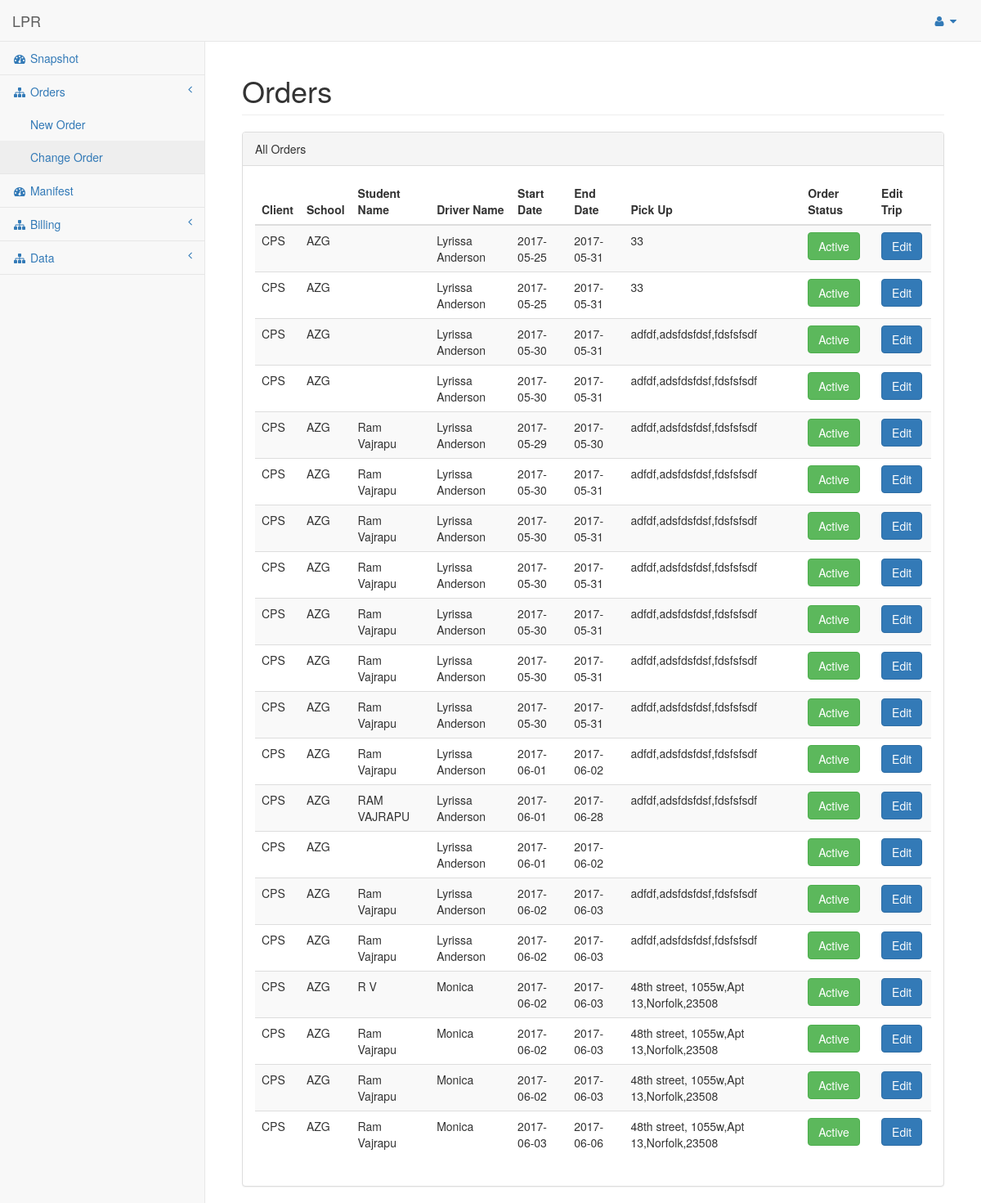
The page /pages/changeorder.php on the database as committed earlier.
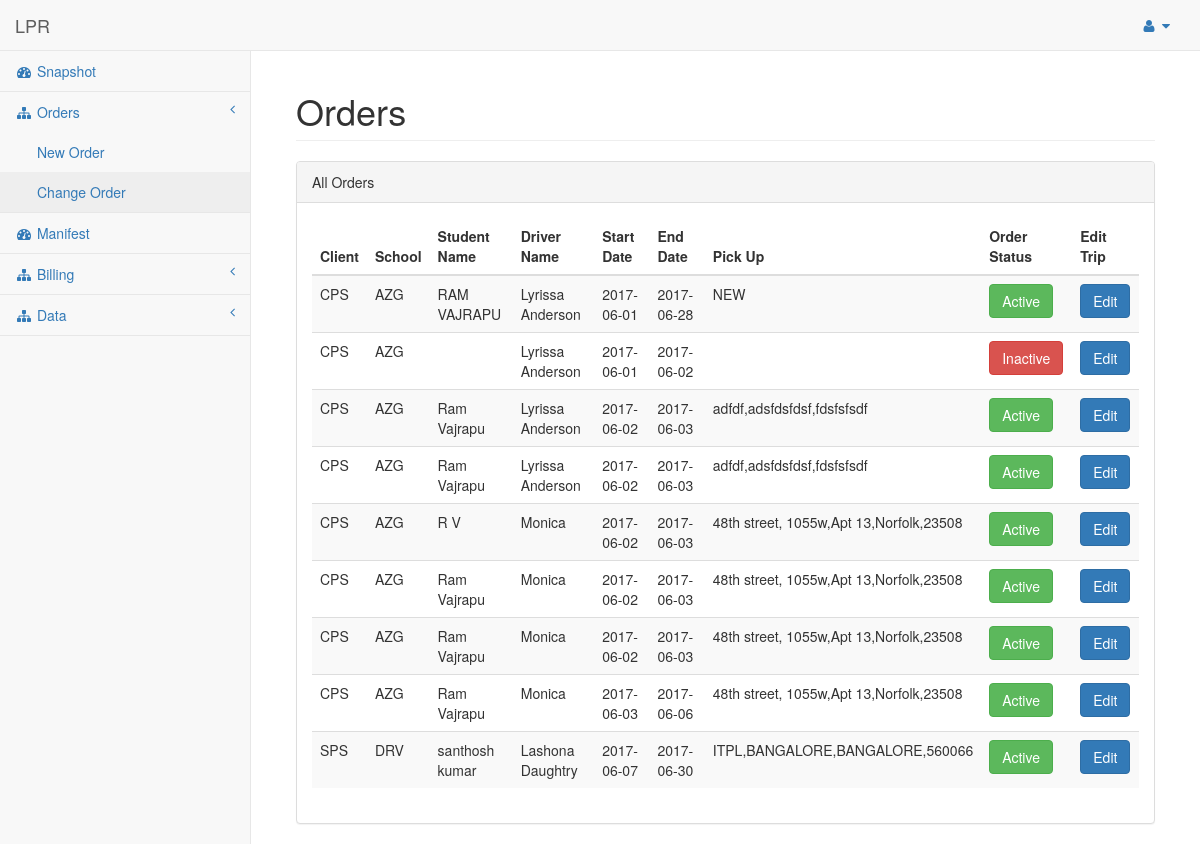
The same page on the database as committed later.
### tables this page shows
CREATE TABLE `lpr_order` (
  `o_id` int(11) NOT NULL,
  `client_id` int(10) NOT NULL,
  `school_id` int(10) NOT NULL,
  `o_startdate` date NOT NULL,
  `o_enddate` date NOT NULL,
  `o_status` varchar(10) NOT NULL,
  `o_ampickloc` varchar(100) DEFAULT NULL,
  `o_ampicktime` time DEFAULT NULL,
  `o_amdroploc` varchar(100) DEFAULT NULL,
  `o_amdroptime` time DEFAULT NULL,
  `o_pmpickloc` varchar(100) DEFAULT NULL,
  `o_pmdroploc` varchar(100) DEFAULT NULL,
  `o_pmpicktime` time DEFAULT NULL,
  `o_days` varchar(50) NOT NULL,
  `o_fd` varchar(10) NOT NULL,
  `o_ra` varchar(10) NOT NULL,
  `o_wc` varchar(10) NOT NULL,
  `o_as` varchar(10) NOT NULL,
  `driver_id` int(10) DEFAULT NULL,
  `o_icomment` varchar(100) NOT NULL,
  `o_dcomment` varchar(100) NOT NULL,
  `o_billable` float NOT NULL,
  `o_reqby` int(11) NOT NULL,
  `o_payable` float NOT NULL,
  `o_tip` float NOT NULL
);

CREATE TABLE `lpr_client` (
  `client_id` int(11) NOT NULL,
  `client_abr` varchar(10) NOT NULL,
  `client_name` varchar(200) NOT NULL,
  `client_street` varchar(200) NOT NULL,
  `client_address` varchar(200) NOT NULL,
  `client_city` varchar(200) NOT NULL,
  `client_state` varchar(100) NOT NULL,
  `client_zip` int(10) NOT NULL,
  `client_country` varchar(50) NOT NULL,
  `client_contact` varchar(20) NOT NULL,
  `zone_id` int(11) NOT NULL
);

CREATE TABLE `lpr_school` (
  `school_id` int(11) NOT NULL,
  `client_id` int(11) NOT NULL,
  `school_name` varchar(100) NOT NULL,
  `school_abr` varchar(10) NOT NULL,
  `school_street` varchar(200) NOT NULL,
  `school_address` varchar(200) NOT NULL,
  `school_city` varchar(50) NOT NULL,
  `school_state` varchar(10) NOT NULL,
  `school_zip` int(20) NOT NULL,
  `school_country` varchar(50) NOT NULL,
  `school_contact_name` varchar(50) DEFAULT NULL,
  `school_contact_no` varchar(20) DEFAULT NULL,
  `school_type` varchar(20) NOT NULL
);

CREATE TABLE `lpr_driver` (
  `driver_id` int(11) NOT NULL,
  `driver_fname` varchar(20) NOT NULL,
  `driver_mname` varchar(20) DEFAULT NULL,
  `driver_lname` varchar(20) NOT NULL,
  `driver_street` varchar(200) DEFAULT NULL,
  `driver_address` varchar(200) DEFAULT NULL,
  `driver_city` varchar(50) DEFAULT NULL,
  `driver_zip` varchar(20) DEFAULT NULL,
  `driver_contact_no` varchar(20) DEFAULT NULL,
  `driver_ssn` varchar(20) DEFAULT NULL,
  `driver_dl_no` varchar(20) DEFAULT NULL,
  `driver_dl_state` varchar(20) DEFAULT NULL,
  `driver_emg_contact` varchar(20) DEFAULT NULL,
  `driver_commision` float DEFAULT NULL,
  `driver_dname` varchar(20) DEFAULT NULL,
  `driver_emg_cname` varchar(20) DEFAULT NULL,
  `driver_emgcontact_relationship` varchar(20) DEFAULT NULL,
  `driver_state` varchar(20) DEFAULT NULL,
  `driver_country` varchar(20) DEFAULT NULL,
  `driver_hiredate` varchar(20) DEFAULT NULL,
  `driver_termdate` varchar(20) DEFAULT NULL,
  `driver_carnumber` varchar(20) DEFAULT NULL,
  `comments` varchar(50) DEFAULT NULL
);

CREATE TABLE `lpr_student` (
  `s_id` int(11) NOT NULL,
  `o_id` int(11) NOT NULL,
  `s_fname` varchar(100) NOT NULL,
  `s_lname` varchar(100) NOT NULL,
  `s_grade` varchar(10) DEFAULT NULL,
  `s_gender` varchar(10) DEFAULT NULL,
  `s_pfname` varchar(50) NOT NULL,
  `s_plname` varchar(50) NOT NULL,
  `s_phone` varchar(20) NOT NULL,
  `s_altphone` varchar(20) DEFAULT NULL,
  `s_street` varchar(50) NOT NULL,
  `s_address` varchar(50) DEFAULT NULL,
  `s_city` varchar(50) NOT NULL,
  `s_state` varchar(20) NOT NULL,
  `s_zip` varchar(10) NOT NULL,
  `s_country` varchar(20) NOT NULL
);

### pages/changeorder.php (the view, shortened to what this page needs)
<?php
include("./includes/db_connection.php");
?>
<?php
include("./includes/htmlheader.php");
include("./includes/nav.php");
?>
<?php
$query =" SELECT * FROM `lpr_order` LEFT JOIN lpr_client ON lpr_order.client_id = lpr_client.client_id LEFT JOIN lpr_school ON lpr_order.school_id = lpr_school.school_id LEFT JOIN lpr_student ON lpr_order.o_id = lpr_student.o_id LEFT JOIN lpr_driver ON lpr_order.driver_id = lpr_driver.driver_id LEFT JOIN (SELECT lpr_billing.o_id,count(lpr_billing.o_id) as zones ,SUM(lpr_billing.amount) as clientbill from lpr_billing GROUP by lpr_billing.o_id) AS bill ON lpr_order.o_id = bill.o_id GROUP by lpr_order.o_id";
$result = mysqli_query($connection, $query);
?>
<div id="page-wrapper">
            <div class="container-fluid">
                <div class="row">
                    <div class="col-lg-12">
                        <h1 class="page-header">Orders</h1>
                        <div class="panel panel-default">
                                <div class="panel-heading">
                                    All Orders
                                </div>
                                <div class="panel-body">
                                    <div class="table-responsive">
                                        <table class="table table-striped">
                                            <thead>
                                                <tr>
                                                    <th>Client</th>
                                                    <th>School</th>
                                                    <th>Student Name</th>
                                                    <th>Driver Name</th>
                                                    <th>Start Date</th>
                                                    <th>End Date</th>
                                                    <th>Pick Up</th>
                                                    <th>Order Status</th>
                                                    <th>Edit Trip</th>
                                                </tr>
                                            </thead>
                                            <tbody>
                                            <?php
                                            while($subject = mysqli_fetch_assoc($result)) {
                                            ?>
                                                <tr>
                                                    <td><?php echo $subject["client_abr"]; ?></td>
                                                    <td><?php echo $subject["school_abr"]; ?></td>
                                                    <td><?php echo $subject["s_fname"] . " ".$subject["s_lname"]; ?></td>
                                                    <?php if ($subject["driver_dname"] == NULL) { ?>
                                                    <td><?php echo $subject["driver_fname"]. " ".$subject["driver_lname"]; ?></td>
                                                    <?php } else {?>
                                                    <td><?php echo $subject["driver_dname"]; ?></td>
                                                    <?php } ?>
                                                    <td><?php echo $subject["o_startdate"]; ?></td>
                                                    <td><?php echo $subject["o_enddate"]; ?></td>
                                                    <td><?php echo $subject["o_ampickloc"]; ?></td>
                                                    <?php if ($subject["o_status"] == "active") { ?>
                                                    <td><button type="button" class="btn btn-success ostatus" onclick="changestatus(this);">Active</button></td>
                                                    <?php } else {?>
                                                    <td><button type="button" class="btn btn-danger ostatus" onclick="changestatus(this);">Inactive</button></td>
                                                    <?php } ?>
                                                    <td><a type="button" href="editorder.php?oid=<?php echo $subject['o_id']; ?>" class="btn btn-primary">Edit</a></td>
                                                </tr>
                                            <?php } ?>
                                            </tbody>
                                        </table>
                                    </div>
                                </div>
                            </div>
                    </div>
                </div>
            </div>
        </div>
<?php
require_once("./includes/footer.php");
?>

### pages/includes/htmlheader.php (shortened to what this page needs)
<!DOCTYPE html>
<html lang="en">
<head>
    <link href="../vendor/bootstrap/css/bootstrap.min.css" rel="stylesheet">
    <link href="../vendor/metisMenu/metisMenu.min.css" rel="stylesheet">
    <link href="../dist/css/sb-admin-2.css" rel="stylesheet">
    <link href="../dist/css/styles.css" rel="stylesheet">
    <link href="../vendor/font-awesome-4.6.3/css/font-awesome.min.css" rel="stylesheet" type="text/css">
    <link href="./src/clockpicker.css" rel="stylesheet" type="text/css">
    <link href="../vendor/bootstrap-datepicker-1.6.4-dist/css/bootstrap-datepicker.css" rel="stylesheet" type="text/css">
    <link href="../vendor/jquery-ui-1.12.1/jquery-ui.css" rel="stylesheet" type="text/css">
    <link rel="stylesheet" href="../dist/css/bootstrapValidator.css"/>
    <link href="./src/bootstrap-switch.css" rel="stylesheet" type="text/css">
</head>
<body>
    <div id="wrapper">

### pages/includes/nav.php (shortened to what this page needs)
<nav class="navbar navbar-default navbar-static-top" role="navigation" style="margin-bottom: 0">
    <div class="navbar-header">
        <a class="navbar-brand" href="blank.html">LPR</a>
    </div>
    <ul class="nav navbar-top-links navbar-right">
        <li class="dropdown">
            <a class="dropdown-toggle" data-toggle="dropdown" href="#">
                <i class="fa fa-user fa-fw"></i> <i class="fa fa-caret-down"></i>
            </a>
        </li>
    </ul>
    <div class="navbar-default sidebar" role="navigation">
        <div class="sidebar-nav navbar-collapse">
            <ul class="nav" id="side-menu">
                <li>
                    <a href="index.php"><i class="fa fa-dashboard fa-fw"></i> Snapshot</a>
                </li>
                <li>
                    <a href="#"><i class="fa fa-sitemap fa-fw"></i> Orders<span class="fa arrow"></span></a>
                    <ul class="nav nav-second-level">
                        <li>
                            <a href="neworder.php">New Order</a>
                        </li>
                        <li>
                            <a href="changeorder.php">Change Order</a>
                        </li>
                    </ul>
                </li>
                <li>
                    <a href="manifest.php"><i class="fa fa-dashboard fa-fw"></i> Manifest</a>
                </li>
                <li>
                    <a href="#"><i class="fa fa-sitemap fa-fw"></i> Billing<span class="fa arrow"></span></a>
                </li>
                <li>
                    <a href="#"><i class="fa fa-sitemap fa-fw"></i> Data<span class="fa arrow"></span></a>
                </li>
            </ul>
        </div>
    </div>
</nav>

### pages/includes/footer.php (shortened to what this page needs)
    </div>
</body>
</html>

Rows that differ between the two databases and show on the page:
removed lpr_order: client.client_abr "CPS", school.school_abr "AZG", driver.driver_fname "Lyrissa", driver.driver_lname "Anderson", o_startdate "2017-05-25", o_enddate "2017-05-31", o_ampickloc "33", o_status "Active"
removed lpr_order: client.client_abr "CPS", school.school_abr "AZG", driver.driver_fname "Lyrissa", driver.driver_lname "Anderson", o_startdate "2017-05-25", o_enddate "2017-05-31", o_ampickloc "33", o_status "Active"
removed lpr_order: client.client_abr "CPS", school.school_abr "AZG", driver.driver_fname "Lyrissa", driver.driver_lname "Anderson", o_startdate "2017-05-30", o_enddate "2017-05-31", o_ampickloc "adfdf,adsfdsfdsf,fdsfsfsdf", o_status "Active"
removed lpr_order: client.client_abr "CPS", school.school_abr "AZG", driver.driver_fname "Lyrissa", driver.driver_lname "Anderson", o_startdate "2017-05-30", o_enddate "2017-05-31", o_ampickloc "adfdf,adsfdsfdsf,fdsfsfsdf", o_status "Active"
removed lpr_order: client.client_abr "CPS", school.school_abr "AZG", lpr_student.s_fname "Ram", lpr_student.s_lname "Vajrapu", driver.driver_fname "Lyrissa", driver.driver_lname "Anderson", o_startdate "2017-05-29", o_enddate "2017-05-30", o_ampickloc "adfdf,adsfdsfdsf,fdsfsfsdf", o_status "Active"
removed lpr_order: client.client_abr "CPS", school.school_abr "AZG", lpr_student.s_fname "Ram", lpr_student.s_lname "Vajrapu", driver.driver_fname "Lyrissa", driver.driver_lname "Anderson", o_startdate "2017-05-30", o_enddate "2017-05-31", o_ampickloc "adfdf,adsfdsfdsf,fdsfsfsdf", o_status "Active"
removed lpr_order: client.client_abr "CPS", school.school_abr "AZG", lpr_student.s_fname "Ram", lpr_student.s_lname "Vajrapu", driver.driver_fname "Lyrissa", driver.driver_lname "Anderson", o_startdate "2017-05-30", o_enddate "2017-05-31", o_ampickloc "adfdf,adsfdsfdsf,fdsfsfsdf", o_status "Active"
removed lpr_order: client.client_abr "CPS", school.school_abr "AZG", lpr_student.s_fname "Ram", lpr_student.s_lname "Vajrapu", driver.driver_fname "Lyrissa", driver.driver_lname "Anderson", o_startdate "2017-05-30", o_enddate "2017-05-31", o_ampickloc "adfdf,adsfdsfdsf,fdsfsfsdf", o_status "Active"
removed lpr_order: client.client_abr "CPS", school.school_abr "AZG", lpr_student.s_fname "Ram", lpr_student.s_lname "Vajrapu", driver.driver_fname "Lyrissa", driver.driver_lname "Anderson", o_startdate "2017-05-30", o_enddate "2017-05-31", o_ampickloc "adfdf,adsfdsfdsf,fdsfsfsdf", o_status "Active"
removed lpr_order: client.client_abr "CPS", school.school_abr "AZG", lpr_student.s_fname "Ram", lpr_student.s_lname "Vajrapu", driver.driver_fname "Lyrissa", driver.driver_lname "Anderson", o_startdate "2017-05-30", o_enddate "2017-05-31", o_ampickloc "adfdf,adsfdsfdsf,fdsfsfsdf", o_status "Active"
removed lpr_order: client.client_abr "CPS", school.school_abr "AZG", lpr_student.s_fname "Ram", lpr_student.s_lname "Vajrapu", driver.driver_fname "Lyrissa", driver.driver_lname "Anderson", o_startdate "2017-05-30", o_enddate "2017-05-31", o_ampickloc "adfdf,adsfdsfdsf,fdsfsfsdf", o_status "Active"
removed lpr_order: client.client_abr "CPS", school.school_abr "AZG", lpr_student.s_fname "Ram", lpr_student.s_lname "Vajrapu", driver.driver_fname "Lyrissa", driver.driver_lname "Anderson", o_startdate "2017-06-01", o_enddate "2017-06-02", o_ampickloc "adfdf,adsfdsfdsf,fdsfsfsdf", o_status "Active"
changed lpr_order "RAM": o_ampickloc "adfdf,adsfdsfdsf,fdsfsfsdf" → "NEW"
changed lpr_order (number 2 of 9 on the later page): o_status "Active" → "Inactive"
added lpr_order: client.client_abr "SPS", school.school_abr "DRV", lpr_student.s_fname "santhosh", lpr_student.s_lname "kumar", driver.driver_fname "Lashona", driver.driver_lname "Daughtry", o_startdate "2017-06-07", o_enddate "2017-06-30", o_ampickloc "ITPL,BANGALORE,BANGALORE,560066", o_status "Active"
